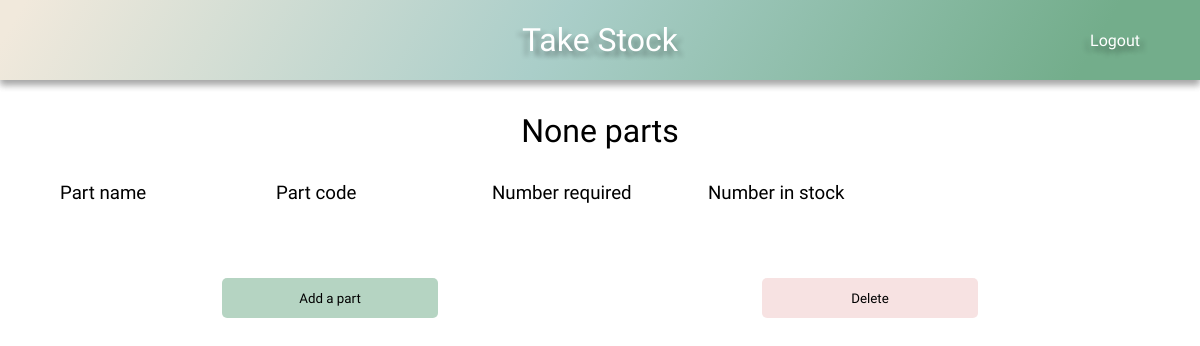
The app's page /product-detail/44 (signed in), older data.
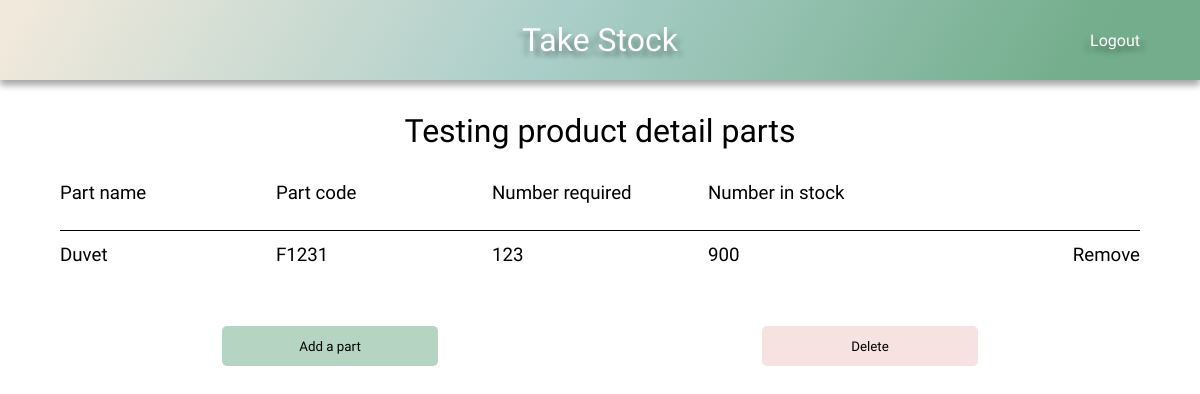
The same page, newer data.
### stock/models.py (models this page shows, shortened)
class Product(models.Model):
    name = models.CharField(max_length=100)
    stock_parts = models.ManyToManyField(Stock)
    company = models.ForeignKey(User, on_delete=models.CASCADE, default=1)
    def __str__(self):
        return f'{self.name}'

class Parts(models.Model):
    product_part_belongs_to = models.ForeignKey(
        Product, on_delete=models.CASCADE
        )
    item = models.ForeignKey(Stock, on_delete=models.CASCADE)
    number_required = models.IntegerField()
    company = models.ForeignKey(User, on_delete=models.CASCADE, default=1)

class Stock(models.Model):
    name = models.CharField(max_length=100)
    code = models.CharField(max_length=100)
    number_in_stock = models.IntegerField()
    company = models.ForeignKey(User, on_delete=models.CASCADE, default=1)

### stock/views.py (the view)
# urls.py: path('product-detail/<int:pk>', product_detail, name='product-detail'),
def product_detail(request, pk):
    default_user = request.user
    product_parts = Parts.objects.filter(company=default_user).filter(product_part_belongs_to=pk)
    product = Product.objects.filter(company=default_user).filter(id=pk).first()
    context = {
        'product_parts': product_parts,
        'product': product,
    }
    return render(request, 'product_detail.html', context)

### stock/templates/product_detail.html
{% extends 'base.html' %}
{% load static %}
{% block head %}
    <link rel="stylesheet" href="{% static 'css/style.css' %}">
    <link rel="stylesheet" href="{% static 'css/grid.css' %}">
{% endblock %}
{% block content %}
    <h1>{{ product }} parts</h1>
    <div class="grid">
        <div class="grid-headings grid-5">
            <h3>Part name</h3>
            <h3>Part code</h3>
            <h3>Number required</h3>
            <h3>Number in stock</h3>
        </div>
        {% for part in product_parts %}
        <div class="grid-row grid-5">
            <div class="item-name-content">
                <h3>{{ part.item.name }}</h3>
            </div>
            <div class="item-code-content">
                <h3>{{ part.item.code }}</h3>
            </div>
            <div class="item-required-content">
                <h3>{{ part.number_required }}</h3>
            </div>
            <div class="item-number-content">
                <h3>{{ part.item.number_in_stock }}</h3>
            </div>
            <div class="update">
                <h3><a href="{% url 'delete-part' part.id %}">Remove</a></h3>
            </div>
        </div>
        {% endfor %}
        <div class="grid-buttons">
            <button class="btn grid-btn btn-submit btn-hover"><a href="{% url 'add_more_parts' product.pk %}">Add a part</a></button>
            <button class="btn grid-btn btn-delete btn-hover"><a href="{% url 'delete-product' product.id %}">Delete</a></button>
        </div>
    </div>
{% endblock %}

Row changes from the older to the newer data that the page shows:
added Product: name "Testing product detail"
added Parts: item.name "Duvet", item.code "F1231", number_required "123", item.number_in_stock "900"
Text that changed along with them:
{{ product }}: "None" → (not shown)
